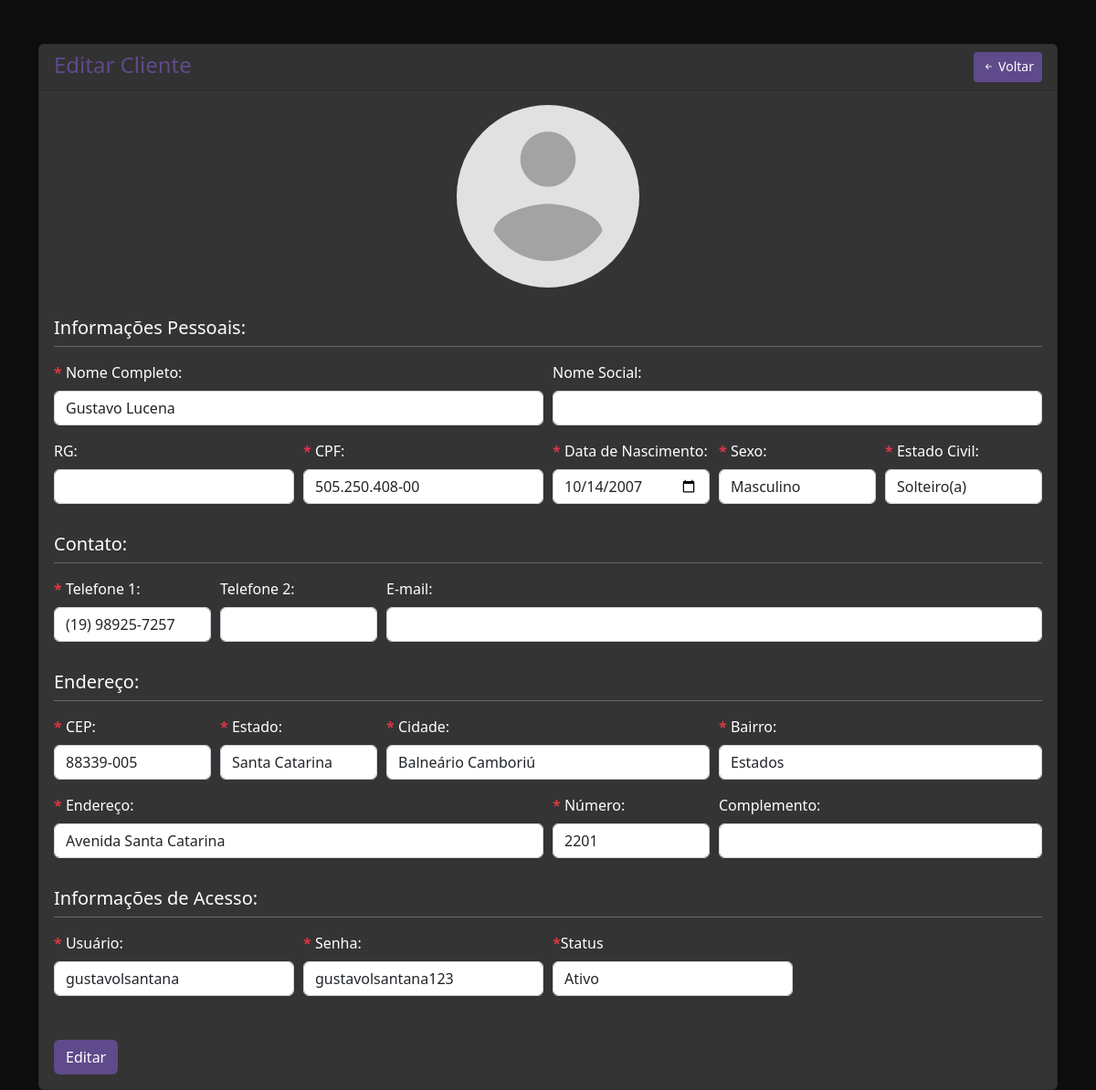
Screenshot of /admin/clientes/editar.php?id_cliente=1 with the database file from the repository.
### tables this page shows
CREATE TABLE `cliente` (
  `id_cliente` int(11) NOT NULL,
  `nome` varchar(100) NOT NULL,
  `nome_social` varchar(100) DEFAULT NULL,
  `rg` char(12) DEFAULT NULL,
  `cpf` char(14) NOT NULL,
  `foto` varchar(255) DEFAULT NULL,
  `data_nascimento` date NOT NULL,
  `sexo` char(1) NOT NULL,
  `estado_civil` varchar(13) NOT NULL,
  `cep` char(9) NOT NULL,
  `estado` char(2) NOT NULL,
  `cidade` varchar(100) NOT NULL,
  `bairro` varchar(100) NOT NULL,
  `endereco` varchar(100) NOT NULL,
  `numero` varchar(10) DEFAULT NULL,
  `complemento` varchar(100) DEFAULT NULL,
  `telefone1` char(15) NOT NULL,
  `telefone2` char(15) DEFAULT NULL,
  `email` varchar(100) DEFAULT NULL,
  `usuario` varchar(100) NOT NULL,
  `senha` varchar(100) NOT NULL,
  `data_cadastro` datetime NOT NULL,
  `status` bit(1) NOT NULL
);

### Web/admin/clientes/editar.php (the view, shortened to what this page needs)
<?php
require_once '../../conection/conecta.php';
?>
<!doctype html>
<html lang="pt-br">
<head>
    <link rel="stylesheet" href="https://stackpath.bootstrapcdn.com/bootstrap/4.1.3/css/bootstrap.min.css">
    <link rel="stylesheet" href="https://cdn.jsdelivr.net/npm/bootstrap-icons@1.11.3/font/bootstrap-icons.min.css">
    <link rel="stylesheet" href="../../assets/css/dashboard.css">
    <link rel="stylesheet" href="../../assets/css/styles.css">
    <link rel="stylesheet" href="../../custom/css/styles.css">
    <link rel="stylesheet" href="../../assets/css/style.css">
</head>
<body>
    <div class="container-fluid">
        <div class="row">
            <main class="ml-auto">
                <div class="container mt-5">
                    <?php
                    if (isset($_GET['id_cliente']) && $_GET['id_cliente'] != '') {
                        $codigo = $_GET['id_cliente'];
                        $sql_editar = "SELECT * FROM cliente WHERE id_cliente = $codigo";
                        $query_editar = mysqli_query($conexao, $sql_editar);
                        $cliente = mysqli_fetch_assoc($query_editar);
                    ?>
                        <div class="card">
                            <div class="card-header d-flex justify-content-between">
                                <h4 class="m-0">Editar Cliente</h4>
                                <a href="../../index.php" class="btn btn-custom btn-sm">
                                    <i class="bi bi-arrow-left-short"></i>
                                    Voltar
                                </a>
                            </div>
                            <div class="card-body">
                                <form action="acoes.php" method="post" enctype="multipart/form-data">
                                    <div class="form-row">
                                        <div class="col-12 text-center mb-4">
                                            <label for="fileInput">
                                                <?php
                                                if ($cliente['foto'] != '') {
                                                    echo '<img id="preview" src="../../images/' . $cliente['foto'] . '" alt="Escolher imagem" style="cursor: pointer; width: 200px;" class="rounded-circle">';
                                                } else {
                                                    echo '<img id="preview" src="../../assets/img/placeholder-funcionario.png" alt="Escolher imagem" style="cursor: pointer; width: 200px;" class="rounded-circle">';
                                                }
                                                ?>
                                            </label>
                                        </div>
                                        <div class="col-12">
                                            <h5>Informações Pessoais:</h5>
                                            <hr class="mt-0 mb-3">
                                        </div>
                                        <div class="col-md-6 mb-3">
                                            <label for="nome"><strong class="text-danger">*</strong> Nome Completo:</label>
                                            <input type="text" name="nome" id="nome" class="form-control" required maxlength="100" value="<?php echo $cliente['nome'] ?>">
                                        </div>
                                        <div class="col-md-6 mb-3">
                                            <label for="nome_social">Nome Social:</label>
                                            <input type="text" name="nome_social" id="nome_social" class="form-control" maxlength="100" value="<?php echo $cliente['nome_social'] ?>">
                                        </div>
                                        <div class="col-md-3 mb-3">
                                            <label for="rg">RG:</label>
                                            <input type="text" name="rg" id="rg" class="form-control" maxlength="14" data-mask="99.999.999-9" value="<?php echo $cliente['rg'] ?>">
                                        </div>
                                        <div class="col-md-3 mb-3">
                                            <label for="cpf"><strong class="text-danger">*</strong> CPF:</label>
                                            <input type="text" name="cpf" id="cpf" class="form-control" required maxlength="14" required data-mask="000.000.000-00" value="<?php echo $cliente['cpf'] ?>">
                                        </div>
                                        <div class="col-md-2 mb-3">
                                            <label for="data_nascimento"><strong class="text-danger">*</strong> Data de Nascimento:</label>
                                            <input type="date" name="data_nascimento" id="data_nascimento" class="form-control" required value="<?php echo $cliente['data_nascimento'] ?>">
                                        </div>
                                        <div class="col-md-2 mb-3">
                                            <label for="sexo"><strong class="text-danger">*</strong> Sexo:</label>
                                            <select name="sexo" id="sexo" class="form-control" required>
                                                <option value="M" <?php if ($cliente['sexo'] == 'M') echo 'selected' ?>>Masculino</option>
                                            </select>
                                        </div>
                                        <div class="col-md-2 mb-3">
                                            <label for="estado_civil"><strong class="text-danger">*</strong> Estado Civil:</label>
                                            <select name="estado_civil" id="estado_civil" class="form-control" required>
                                                <option value="Solteiro" <?php if ($cliente['estado_civil'] == 'Solteiro') echo 'selected' ?>>Solteiro(a)</option>
                                            </select>
                                        </div>
                                        <div class="col-12 mt-3">
                                            <h5>Contato:</h5>
                                            <hr class="mt-0 mb-3">
                                        </div>
                                        <div class="col-md-2 mb-3">
                                            <label for="telefone1"><strong class="text-danger">*</strong> Telefone 1:</label>
                                            <input type="tel" name="telefone1" id="telefone1" class="form-control" required data-mask="(00) 00000-0000" value="<?php echo $cliente['telefone1'] ?>">
                                        </div>
                                        <div class="col-md-2 mb-3">
                                            <label for="telefone2">Telefone 2:</label>
                                            <input type="tel" name="telefone2" id="telefone2" class="form-control" data-mask="(99) 99999-9999" value="<?php echo $cliente['telefone2'] ?>">
                                        </div>
                                        <div class="col-md-8 mb-3">
                                            <label for="email">E-mail:</label>
                                            <input type="email" name="email" id="email" class="form-control" maxlength="100" value="<?php echo $cliente['email'] ?>">
                                        </div>
                                        <div class="col-12 mt-3">
                                            <h5>Endereço:</h5>
                                            <hr class="mt-0 mb-3">
                                        </div>
                                        <div class="col-md-2 mb-3">
                                            <label for="cep"><strong class="text-danger">*</strong> CEP:</label>
                                            <input type="text" name="cep" id="cep" class="form-control" required maxlength="9" data-mask="00000-000" onblur="pesquisacep(this.value)" value="<?php echo $cliente['cep'] ?>">
                                        </div>
                                        <div class="col-md-2 mb-3">
                                            <label for="estado"><strong class="text-danger">*</strong> Estado:</label>
                                            <select name="estado" id="estado" class="form-control" required>
                                                <option value="SC" <?php if ($cliente['estado'] == 'SC') echo 'selected' ?>>Santa Catarina</option>
                                            </select>
                                        </div>
                                        <div class="col-md-4 mb-3">
                                            <label for="cidade"><strong class="text-danger">*</strong> Cidade:</label>
                                            <input type="text" name="cidade" id="cidade" class="form-control" required maxlength="100" value="<?php echo $cliente['cidade'] ?>">
                                        </div>
                                        <div class="col-md-4 mb-3">
                                            <label for="bairro"><strong class="text-danger">*</strong> Bairro:</label>
                                            <input type="text" name="bairro" id="bairro" class="form-control" required maxlength="100" value="<?php echo $cliente['bairro'] ?>">
                                        </div>
                                        <div class="col-md-6 mb-3">
                                            <label for="endereco"><strong class="text-danger">*</strong> Endereço:</label>
                                            <input type="text" name="endereco" id="rua" class="form-control" required maxlength="100" value="<?php echo $cliente['endereco'] ?>">
                                        </div>
                                        <div class="col-md-2 mb-3">
                                            <label for="numero"><strong class="text-danger">*</strong> Número:</label>
                                            <input type="text" name="numero" id="numero" class="form-control" required maxlength="10" value="<?php echo $cliente['numero'] ?>">
                                        </div>
                                        <div class="col-md-4 mb-3">
                                            <label for="complemento">Complemento:</label>
                                            <input type="text" name="complemento" id="complemento" class="form-control" maxlength="100" value="<?php echo $cliente['complemento'] ?>">
                                        </div>
                                        <div class="col-12 mt-3">
                                            <h5>Informações de Acesso:</h5>
                                            <hr class="mt-0 mb-3">
                                        </div>
                                        <div class="col-md-3 mb-3">
                                            <label for="usuario"><strong class="text-danger">*</strong> Usuário:</label>
                                            <input type="text" name="usuario" id="usuario" class="form-control" required maxlength="100" value="<?php echo $cliente['usuario'] ?>">
                                        </div>
                                        <div class="col-md-3 mb-3">
                                            <label for="senha"><strong class="text-danger">*</strong> Senha:</label>
                                            <input type="text" name="senha" id="senha" class="form-control" required maxlength="100" value="<?php echo $cliente['senha'] ?>">
                                        </div>
                                        <div class="col-3">
                                            <label for="status"><strong class="text-danger">*</strong>Status</label>
                                            <select name="status" id="status" class="form-control">
                                                <option value="1" <?php if ($cliente['status'] == 1) echo 'selected' ?>>Ativo</option>
                                            </select>
                                        </div>
                                        <div class="col-12 mt-3">
                                            <input type="submit" value="Editar" class="btn btn-custom mt-3">
                                        </div>
                                    </div>
                                </form>
                            </div>
                        </div>
                    <?php
                    } else {
                    }
                    ?>
                </div>
            </main>
        </div>
    </div>
</body>
</html>

### Web/assets/css/dashboard.css (style rules this page uses)
body { font-size: .875rem; }

### Web/assets/css/style.css (style rules this page uses)
body { background-color: #0d0d0d; color: #fff; }
.card h4 { color: #5F4A8B; }
.btn-custom { background-color: #5F4A8B; color: #fff; }
.card-header { height: 50px; }

### rows the page displays
cliente: nome "Gustavo Lucena", cpf "505.250.408-00", data_nascimento "10/14/2007", sexo "Masculino", estado_civil "Solteiro(a)", telefone1 "(19) 98925-7257", cep "88339-005", estado "Santa Catarina", cidade "Balneário Camboriú", bairro "Estados", endereco "Avenida Santa Catarina", numero "2201", usuario "gustavolsantana", senha "gustavolsantana123", status "Ativo"
